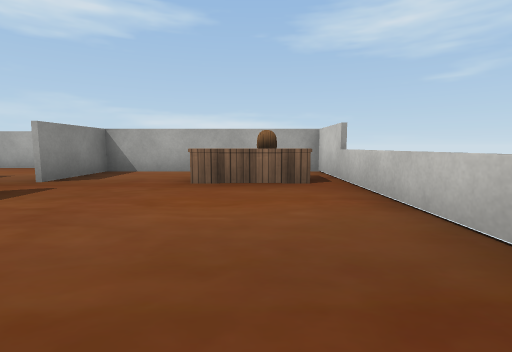
[1] (above)

24 first-person views from a walk through a Unity game level. The camera is 0.57 m above the floor, tilts 6° down and sees 85° across. The floor is counted in squares, 1 m on a side. Each view is taken from the middle of a square. On the plan, view 1 faces up. The plan holds only what a view shows up to about 9 squares ahead; the rest is blank. The place goes on beyond the plan. The player is left out. Some surface patterns are stand-ins.

[2]
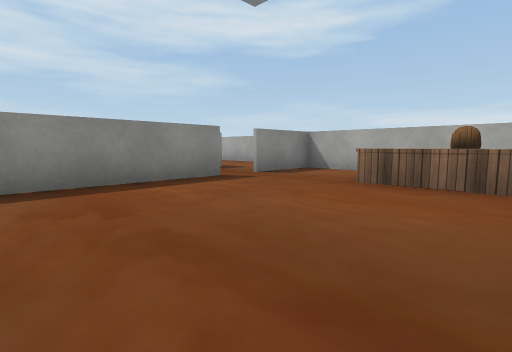

[3]
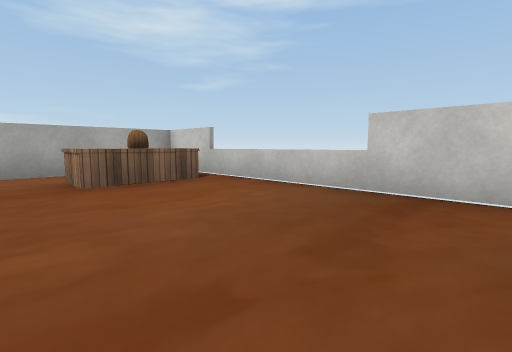

[4]
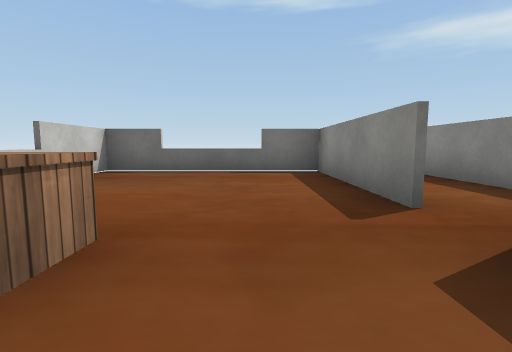

[5]
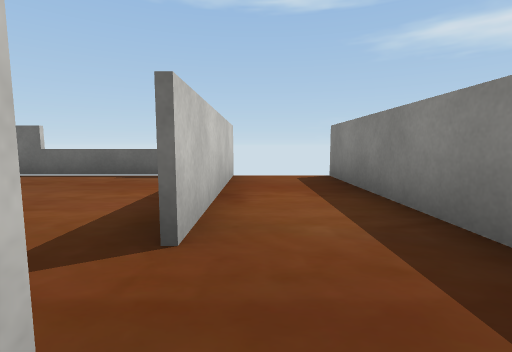

[6]
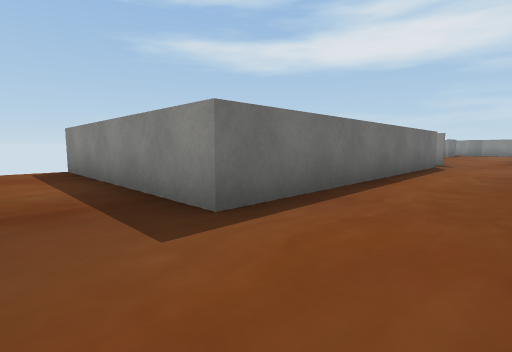

[7]
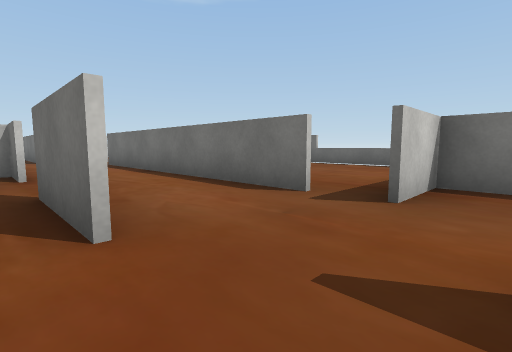

[8]
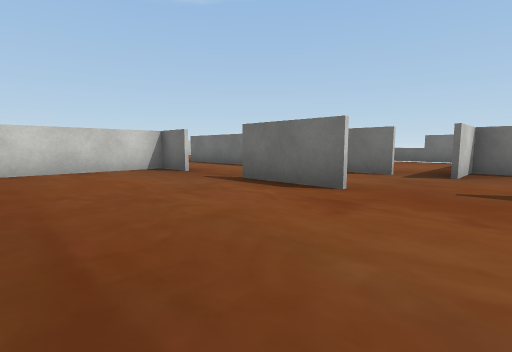

[9]
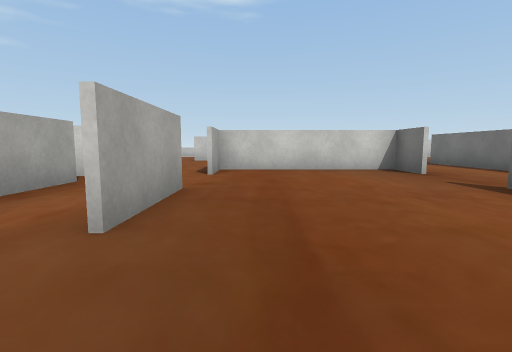

[10]
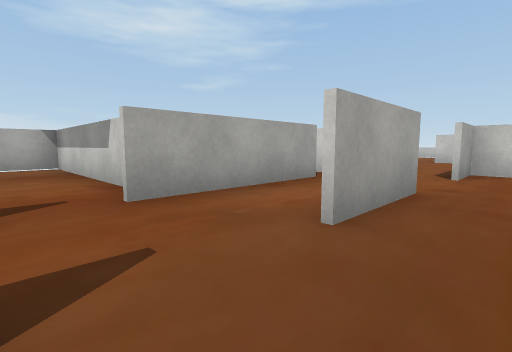

[11]
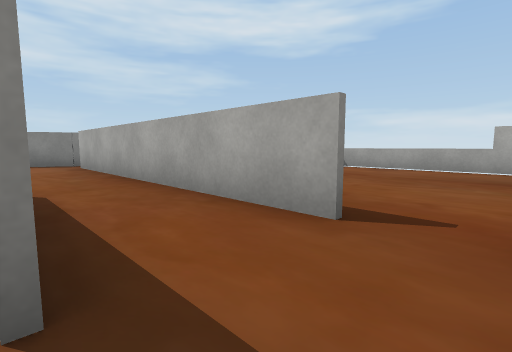

[12]
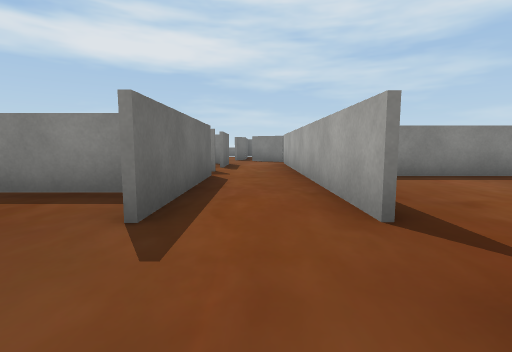

[13]
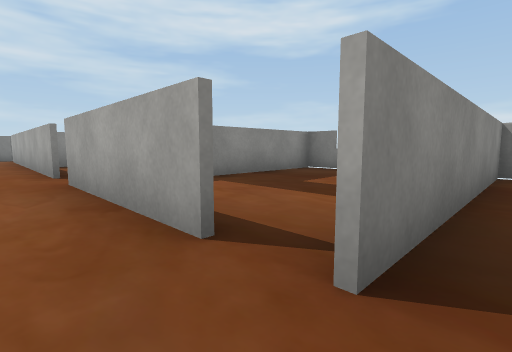

[14]
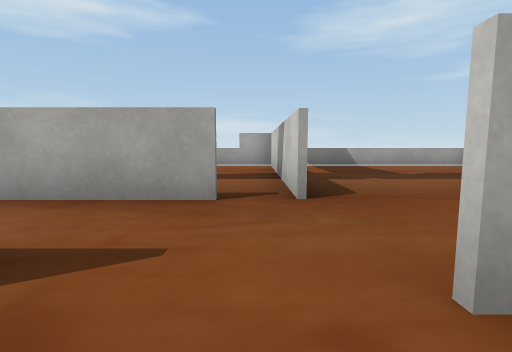

[15]
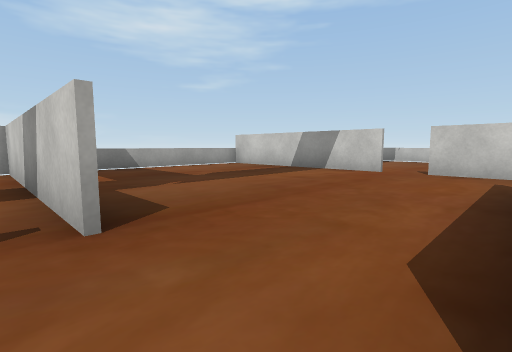

[16]
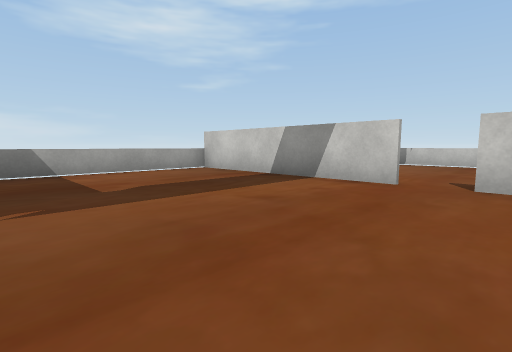

[17]
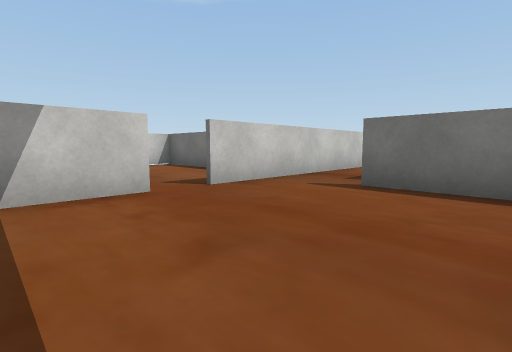

[18]
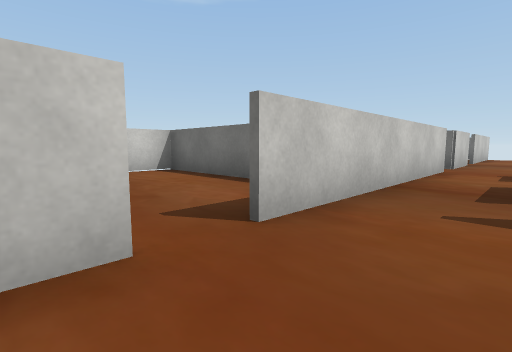

[19]
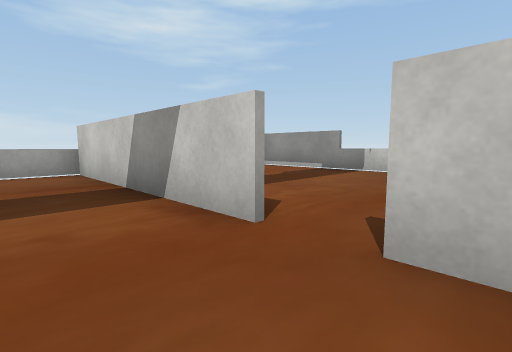

[20]
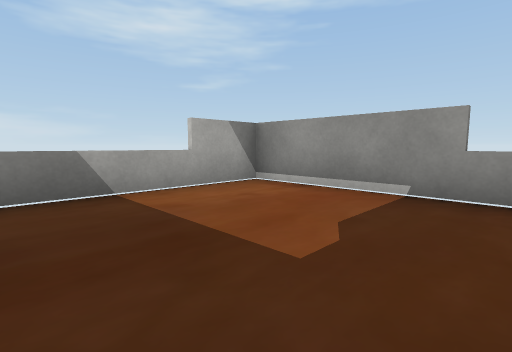

[21]
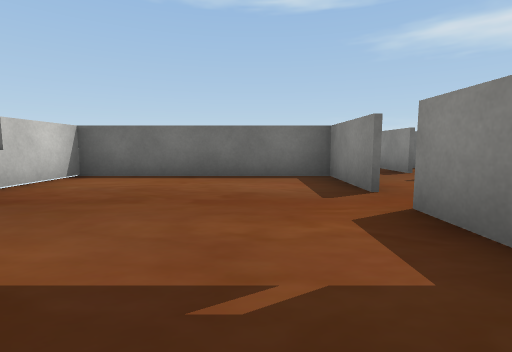

[22]
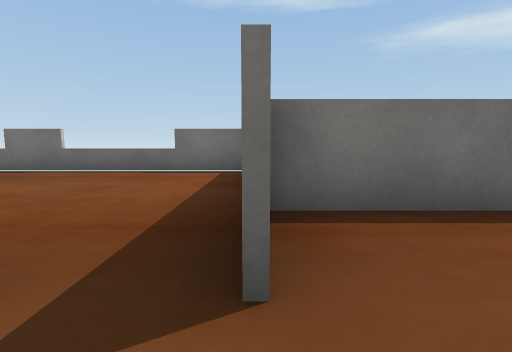

[23]
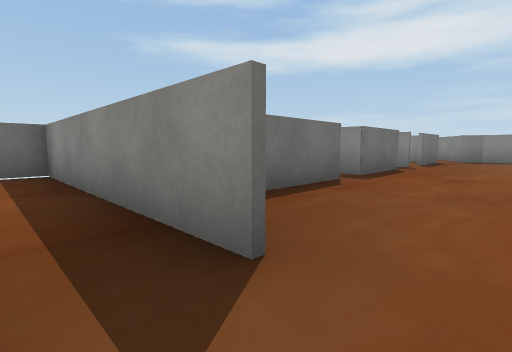

[24]
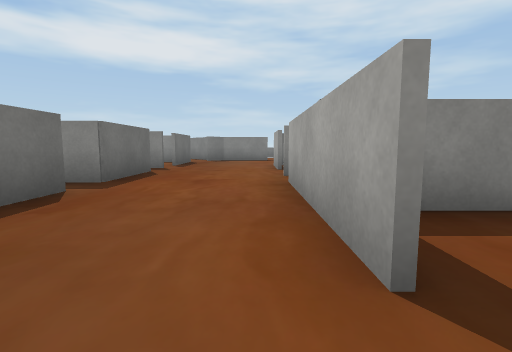

### Floor plan
Points are (right, up) in squares from view 1. A wall is a line through its corners. A room is listed if a view was taken in it or the views show most of it. See-through windows are left out.
Room 1 (views 1, 2, 3, 4)
walls: (-3.4, 3.5) (-3.4, -0.4) (1.5, -0.4) (1.5, 6.5) (-3.4, 6.5) (-3.4, 4.4)
ways out: opening at (-3, 4) to room 2
objects: other object (-1, 5); other object (0, 5); other object (1, 5)
Room 2 (view 5)
walls: (-3.6, 4.4) (-3.6, 5.6); (-5.5, 5) (-5.5, -0.5); (-3.6, -0.6) (-3.6, 3.5)
ways out: opening at (-3, 4) to room 1; opening at (-4, 5) to room 3
Room 3 (views 6, 23)
walls: (-5.9, 7.4) (-6.9, 7.4); (-13, 5) (-5.5, 5); (-3.6, 5.6) (-3.6, 6.6)
ways out: opening at (-4, 5) to room 2; opening at (-10.5, 8) to room 4; opening at (-12.5, 6.5) to room 8; opening at (-4.5, 8) to room 11; gap at (-13, 5)
Room 4 (views 7, 8, 9, 10, 11, 14, 15)
walls: (-11.1, 12) (-13.3, 12); (-13.3, 7.5) (-11.1, 7.5); (-9.3, 7.5) (-8.1, 7.5) (-8.1, 12) (-9.4, 12); (-16.4, 11.4) (-16.4, 7.4)
ways out: opening at (-10.5, 8) to room 3; opening at (-10.5, 12) to room 5; opening at (-14.5, 8) to room 8; opening at (-14.5, 12) to room 10
Room 5 (view 12)
walls: (-10.4, 14) (-14, 14); (-9.5, 13.9) (-9.5, 19.5); (-9.1, 19.4) (-13.5, 19.4); (-13.4, 19.5) (-13.4, 16.2)
ways out: opening at (-10.5, 12) to room 4; opening at (-9, 13.5) to room 6; opening at (-12.5, 13) to room 10
Room 6 (views 13, 16, 17, 18, 19)
walls: (-3.6, 14.4) (-3.6, 19.4) (-9.1, 19.4); (-6.9, 12) (-5.1, 12); (-9.4, 19.5) (-9.4, 14); (-5.5, 11) (-5.5, 9.5); (-3.6, 9.5) (-3.6, 13.6)
ways out: opening at (-9, 13.5) to room 5; opening at (-3, 14) to room 7; opening at (-4, 9) to room 11
Room 7 (views 20, 21)
walls: (-3.4, 15.5) (-3.4, 14.4); (-3.4, 13.6) (-3.4, 11.5) (1.5, 11.5) (1.5, 19.4) (-1.9, 19.4)
ways out: opening at (-3, 14) to room 6
Room 8 (views 22, 24)
walls: (-21, 6.5) (-22.4, 6.5); (-17.6, 3.6) (-14.1, 3.6) (-14.1, 5.1); (-20.5, 3.6) (-18.4, 3.6); (-15, 6.5) (-18.6, 6.5); (-23.4, 3.6) (-22.5, 3.6)
ways out: opening at (-12.5, 6.5) to room 3; opening at (-14.5, 8) to room 4; opening at (-23, 5.5); opening at (-22, 4); opening at (-20, 7)
Room 9 (no view inside)
walls: (-18.4, 18.1) (-18.4, 14.6); (-13.5, 15.1) (-13.5, 19.5); (-13.5, 19.4) (-18, 19.4)
ways out: gap at (-15, 14) to room 10
Room 10 (no view inside)
walls: (-18.6, 12) (-15, 12); (-21.5, 12) (-21, 12); (-15, 14) (-22.6, 14); (-23.4, 14.1) (-24, 13)
ways out: opening at (-14.5, 12) to room 4; opening at (-12.5, 13) to room 5; gap at (-15, 14) to room 9; opening at (-20, 12)
Room 11 (no view inside)
walls: (-3.6, 7.5) (-3.6, 9.5)
ways out: opening at (-4.5, 8) to room 3; opening at (-4, 9) to room 6

Positions as (right, up) in squares from view 1, and headings:
1: (0, 0), facing up
2: (1, 0), facing up-left
3: (-2, 0), facing up-right
4: (-2, 6), facing down
5: (-4, 5), facing down
6: (-4, 7), facing down-left
7: (-15, 8), facing down-right
8: (-15, 11), facing down-right
9: (-15, 11), facing right
10: (-15, 11), facing up-right
11: (-14, 12), facing up-left
12: (-13, 13), facing left
13: (-9, 13), facing up-left
14: (-10, 11), facing up
15: (-10, 12), facing up-right
16: (-8, 13), facing up-right
17: (-7, 16), facing down-right
18: (-5, 15), facing down-right
19: (-5, 13), facing up-right
20: (-2, 16), facing up-right
21: (-2, 17), facing down
22: (-14, 6), facing down
23: (-13, 6), facing down-left
24: (-14, 6), facing left
